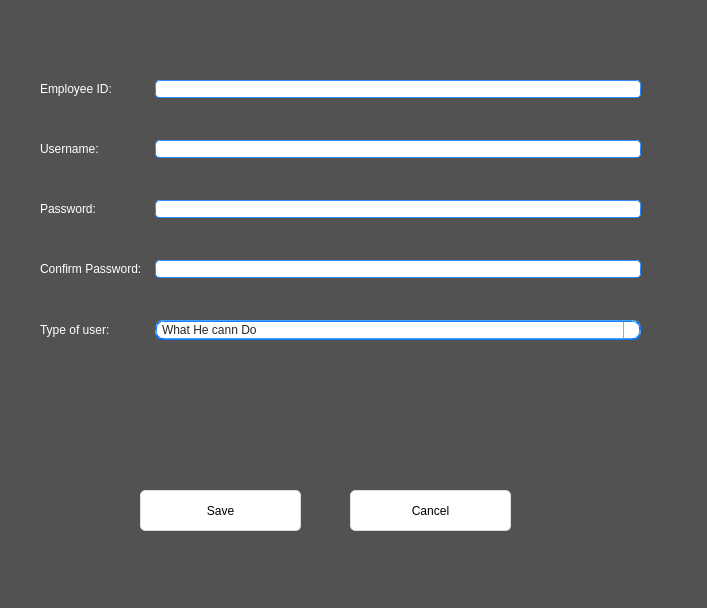
<?xml version="1.0" encoding="UTF-8"?>
<ui version="4.0">
 <class>newuser</class>
 <widget class="QWidget" name="newuser">
  <property name="geometry">
   <rect>
    <x>0</x>
    <y>0</y>
    <width>707</width>
    <height>608</height>
   </rect>
  </property>
  <property name="windowTitle">
   <string>Form</string>
  </property>
  <property name="styleSheet">
   <string notr="true">font: 25 18pt &quot;Bahnschrift Light&quot;;
background:rgb(250, 249, 246);

QLineEdit {
    border-width: 2px;
    border-radius: 8px;
    border-style: solid;
    border-top-color: qlineargradient(spread:pad, x1:0.5, y1:1, x2:0.5, y2:0, stop:0 #c1c9cf, stop:1 #d2d8dd);
    border-right-color: qlineargradient(spread:pad, x1:0, y1:0, x2:1, y2:0, stop:0 #c1c9cf, stop:1 #d2d8dd);
    border-bottom-color: qlineargradient(spread:pad, x1:0.5, y1:0, x2:0.5, y2:1, stop:0 #c1c9cf, stop:1 #d2d8dd);
    border-left-color: qlineargradient(spread:pad, x1:1, y1:0, x2:0, y2:0, stop:0 #c1c9cf, stop:1 #d2d8dd);
    background-color: #f4f4f4;
    color: #3d3d3d;
}
QLineEdit:focus {
    border-width: 2px;
    border-radius: 8px;
    border-style: solid;
    border-top-color: qlineargradient(spread:pad, x1:0.5, y1:1, x2:0.5, y2:0, stop:0 #85b7e3, stop:1 #9ec1db);
    border-right-color: qlineargradient(spread:pad, x1:0, y1:0, x2:1, y2:0, stop:0 #85b7e3, stop:1 #9ec1db);
    border-bottom-color: qlineargradient(spread:pad, x1:0.5, y1:0, x2:0.5, y2:1, stop:0 #85b7e3, stop:1 #9ec1db);
    border-left-color: qlineargradient(spread:pad, x1:1, y1:0, x2:0, y2:0, stop:0 #85b7e3, stop:1 #9ec1db);
    background-color: #f4f4f4;
    color: #3d3d3d;
}
QLineEdit:disabled {
    color: #b9b9b9;
}
QWidget{
background-color:rgb(82, 82, 82);
}
QLabel{
font: 16pt &quot;Arial Rounded MT Bold&quot;;
color: rgb(255,255,255);
}
QPushButton{
	font: 75 11pt &quot;MS Shell Dlg 2&quot;;
	border-style: solid;
	border-top-color: qlineargradient(spread:pad, x1:0.5, y1:1, x2:0.5, y2:0, stop:0 rgb(215, 215, 215), stop:1 rgb(222, 222, 222));
	border-right-color: qlineargradient(spread:pad, x1:0, y1:0.5, x2:1, y2:0.5, stop:0 rgb(217, 217, 217), stop:1 rgb(227, 227, 227));
	border-left-color: qlineargradient(spread:pad, x1:0, y1:0.5, x2:1, y2:0.5, stop:0 rgb(227, 227, 227), stop:1 rgb(217, 217, 217));
	border-bottom-color: qlineargradient(spread:pad, x1:0.5, y1:1, x2:0.5, y2:0, stop:0 rgb(215, 215, 215), stop:1 rgb(222, 222, 222));
	border-width: 1px;
	border-radius: 5px;
	color: rgb(0,0,0);
	padding: 2px;
	background-color: rgb(255,255,255);
}
QPushButton:hover{
	border-style: solid;
	border-top-color: qlineargradient(spread:pad, x1:0.5, y1:1, x2:0.5, y2:0, stop:0 rgb(195, 195, 195), stop:1 rgb(222, 222, 222));
	border-right-color: qlineargradient(spread:pad, x1:0, y1:0.5, x2:1, y2:0.5, stop:0 rgb(197, 197, 197), stop:1 rgb(227, 227, 227));
	border-left-color: qlineargradient(spread:pad, x1:0, y1:0.5, x2:1, y2:0.5, stop:0 rgb(227, 227, 227), stop:1 rgb(197, 197, 197));
	border-bottom-color: qlineargradient(spread:pad, x1:0.5, y1:1, x2:0.5, y2:0, stop:0 rgb(195, 195, 195), stop:1 rgb(222, 222, 222));
	border-width: 1px;
	border-radius: 5px;
	color: rgb(0,0,0);
	padding: 2px;
	background-color: rgb(255,255,255);
}
QPushButton:pressed{
	border-style: solid;
	border-top-color: qlineargradient(spread:pad, x1:0.5, y1:1, x2:0.5, y2:0, stop:0 rgb(215, 215, 215), stop:1 rgb(222, 222, 222));
	border-right-color: qlineargradient(spread:pad, x1:0, y1:0.5, x2:1, y2:0.5, stop:0 rgb(217, 217, 217), stop:1 rgb(227, 227, 227));
	border-left-color: qlineargradient(spread:pad, x1:0, y1:0.5, x2:1, y2:0.5, stop:0 rgb(227, 227, 227), stop:1 rgb(217, 217, 217));
	border-bottom-color: qlineargradient(spread:pad, x1:0.5, y1:1, x2:0.5, y2:0, stop:0 rgb(215, 215, 215), stop:1 rgb(222, 222, 222));
	border-width: 1px;
	border-radius: 5px;
	color: rgb(0,0,0);
	padding: 2px;
	background-color: rgb(142,142,142);
}
QPushButton:disabled{
	border-style: solid;
	border-top-color: qlineargradient(spread:pad, x1:0.5, y1:1, x2:0.5, y2:0, stop:0 rgb(215, 215, 215), stop:1 rgb(222, 222, 222));
	border-right-color: qlineargradient(spread:pad, x1:0, y1:0.5, x2:1, y2:0.5, stop:0 rgb(217, 217, 217), stop:1 rgb(227, 227, 227));
	border-left-color: qlineargradient(spread:pad, x1:0, y1:0.5, x2:1, y2:0.5, stop:0 rgb(227, 227, 227), stop:1 rgb(217, 217, 217));
	border-bottom-color: qlineargradient(spread:pad, x1:0.5, y1:1, x2:0.5, y2:0, stop:0 rgb(215, 215, 215), stop:1 rgb(222, 222, 222));
	border-width: 1px;
	border-radius: 5px;
	color: #808086;
	padding: 2px;
	background-color: rgb(142,142,142);
}</string>
  </property>
  <widget class="QPushButton" name="save_btn">
   <property name="geometry">
    <rect>
     <x>140</x>
     <y>490</y>
     <width>161</width>
     <height>41</height>
    </rect>
   </property>
   <property name="styleSheet">
    <string notr="true">QPushButton{
	font: 25 18pt &quot;Bahnschrift Light&quot;;
	border-style: solid;
	border-top-color: qlineargradient(spread:pad, x1:0.5, y1:1, x2:0.5, y2:0, stop:0 rgb(215, 215, 215), stop:1 rgb(222, 222, 222));
	border-right-color: qlineargradient(spread:pad, x1:0, y1:0.5, x2:1, y2:0.5, stop:0 rgb(217, 217, 217), stop:1 rgb(227, 227, 227));
	border-left-color: qlineargradient(spread:pad, x1:0, y1:0.5, x2:1, y2:0.5, stop:0 rgb(227, 227, 227), stop:1 rgb(217, 217, 217));
	border-bottom-color: qlineargradient(spread:pad, x1:0.5, y1:1, x2:0.5, y2:0, stop:0 rgb(215, 215, 215), stop:1 rgb(222, 222, 222));
	border-width: 1px;
	border-radius: 5px;
	color: rgb(0,0,0);
	padding: 2px;
	background-color: rgb(255,255,255);
}
QPushButton:hover{
	border-style: solid;
	border-top-color: qlineargradient(spread:pad, x1:0.5, y1:1, x2:0.5, y2:0, stop:0 rgb(195, 195, 195), stop:1 rgb(222, 222, 222));
	border-right-color: qlineargradient(spread:pad, x1:0, y1:0.5, x2:1, y2:0.5, stop:0 rgb(197, 197, 197), stop:1 rgb(227, 227, 227));
	border-left-color: qlineargradient(spread:pad, x1:0, y1:0.5, x2:1, y2:0.5, stop:0 rgb(227, 227, 227), stop:1 rgb(197, 197, 197));
	border-bottom-color: qlineargradient(spread:pad, x1:0.5, y1:1, x2:0.5, y2:0, stop:0 rgb(195, 195, 195), stop:1 rgb(222, 222, 222));
	border-width: 1px;
	border-radius: 5px;
	color: rgb(0,0,0);
	padding: 2px;
	background-color: rgb(255,255,255);
}
QPushButton:pressed{
	border-style: solid;
	border-top-color: qlineargradient(spread:pad, x1:0.5, y1:1, x2:0.5, y2:0, stop:0 rgb(215, 215, 215), stop:1 rgb(222, 222, 222));
	border-right-color: qlineargradient(spread:pad, x1:0, y1:0.5, x2:1, y2:0.5, stop:0 rgb(217, 217, 217), stop:1 rgb(227, 227, 227));
	border-left-color: qlineargradient(spread:pad, x1:0, y1:0.5, x2:1, y2:0.5, stop:0 rgb(227, 227, 227), stop:1 rgb(217, 217, 217));
	border-bottom-color: qlineargradient(spread:pad, x1:0.5, y1:1, x2:0.5, y2:0, stop:0 rgb(215, 215, 215), stop:1 rgb(222, 222, 222));
	border-width: 1px;
	border-radius: 5px;
	color: rgb(0,0,0);
	padding: 2px;
	background-color: rgb(142,142,142);
}
QPushButton:disabled{
	border-style: solid;
	border-top-color: qlineargradient(spread:pad, x1:0.5, y1:1, x2:0.5, y2:0, stop:0 rgb(215, 215, 215), stop:1 rgb(222, 222, 222));
	border-right-color: qlineargradient(spread:pad, x1:0, y1:0.5, x2:1, y2:0.5, stop:0 rgb(217, 217, 217), stop:1 rgb(227, 227, 227));
	border-left-color: qlineargradient(spread:pad, x1:0, y1:0.5, x2:1, y2:0.5, stop:0 rgb(227, 227, 227), stop:1 rgb(217, 217, 217));
	border-bottom-color: qlineargradient(spread:pad, x1:0.5, y1:1, x2:0.5, y2:0, stop:0 rgb(215, 215, 215), stop:1 rgb(222, 222, 222));
	border-width: 1px;
	border-radius: 5px;
	color: #808086;
	padding: 2px;
	background-color: rgb(142,142,142);
}</string>
   </property>
   <property name="text">
    <string>Save</string>
   </property>
  </widget>
  <widget class="QPushButton" name="cancel_btn">
   <property name="geometry">
    <rect>
     <x>350</x>
     <y>490</y>
     <width>161</width>
     <height>41</height>
    </rect>
   </property>
   <property name="styleSheet">
    <string notr="true">QPushButton{
	font: 25 18pt &quot;Bahnschrift Light&quot;;
	border-style: solid;
	border-top-color: qlineargradient(spread:pad, x1:0.5, y1:1, x2:0.5, y2:0, stop:0 rgb(215, 215, 215), stop:1 rgb(222, 222, 222));
	border-right-color: qlineargradient(spread:pad, x1:0, y1:0.5, x2:1, y2:0.5, stop:0 rgb(217, 217, 217), stop:1 rgb(227, 227, 227));
	border-left-color: qlineargradient(spread:pad, x1:0, y1:0.5, x2:1, y2:0.5, stop:0 rgb(227, 227, 227), stop:1 rgb(217, 217, 217));
	border-bottom-color: qlineargradient(spread:pad, x1:0.5, y1:1, x2:0.5, y2:0, stop:0 rgb(215, 215, 215), stop:1 rgb(222, 222, 222));
	border-width: 1px;
	border-radius: 5px;
	color: rgb(0,0,0);
	padding: 2px;
	background-color: rgb(255,255,255);
}
QPushButton:hover{
	border-style: solid;
	border-top-color: qlineargradient(spread:pad, x1:0.5, y1:1, x2:0.5, y2:0, stop:0 rgb(195, 195, 195), stop:1 rgb(222, 222, 222));
	border-right-color: qlineargradient(spread:pad, x1:0, y1:0.5, x2:1, y2:0.5, stop:0 rgb(197, 197, 197), stop:1 rgb(227, 227, 227));
	border-left-color: qlineargradient(spread:pad, x1:0, y1:0.5, x2:1, y2:0.5, stop:0 rgb(227, 227, 227), stop:1 rgb(197, 197, 197));
	border-bottom-color: qlineargradient(spread:pad, x1:0.5, y1:1, x2:0.5, y2:0, stop:0 rgb(195, 195, 195), stop:1 rgb(222, 222, 222));
	border-width: 1px;
	border-radius: 5px;
	color: rgb(0,0,0);
	padding: 2px;
	background-color: rgb(255,255,255);
}
QPushButton:pressed{
	border-style: solid;
	border-top-color: qlineargradient(spread:pad, x1:0.5, y1:1, x2:0.5, y2:0, stop:0 rgb(215, 215, 215), stop:1 rgb(222, 222, 222));
	border-right-color: qlineargradient(spread:pad, x1:0, y1:0.5, x2:1, y2:0.5, stop:0 rgb(217, 217, 217), stop:1 rgb(227, 227, 227));
	border-left-color: qlineargradient(spread:pad, x1:0, y1:0.5, x2:1, y2:0.5, stop:0 rgb(227, 227, 227), stop:1 rgb(217, 217, 217));
	border-bottom-color: qlineargradient(spread:pad, x1:0.5, y1:1, x2:0.5, y2:0, stop:0 rgb(215, 215, 215), stop:1 rgb(222, 222, 222));
	border-width: 1px;
	border-radius: 5px;
	color: rgb(0,0,0);
	padding: 2px;
	background-color: rgb(142,142,142);
}
QPushButton:disabled{
	border-style: solid;
	border-top-color: qlineargradient(spread:pad, x1:0.5, y1:1, x2:0.5, y2:0, stop:0 rgb(215, 215, 215), stop:1 rgb(222, 222, 222));
	border-right-color: qlineargradient(spread:pad, x1:0, y1:0.5, x2:1, y2:0.5, stop:0 rgb(217, 217, 217), stop:1 rgb(227, 227, 227));
	border-left-color: qlineargradient(spread:pad, x1:0, y1:0.5, x2:1, y2:0.5, stop:0 rgb(227, 227, 227), stop:1 rgb(217, 217, 217));
	border-bottom-color: qlineargradient(spread:pad, x1:0.5, y1:1, x2:0.5, y2:0, stop:0 rgb(215, 215, 215), stop:1 rgb(222, 222, 222));
	border-width: 1px;
	border-radius: 5px;
	color: #808086;
	padding: 2px;
	background-color: rgb(142,142,142);
}</string>
   </property>
   <property name="text">
    <string>Cancel</string>
   </property>
  </widget>
  <widget class="QWidget" name="">
   <property name="geometry">
    <rect>
     <x>40</x>
     <y>80</y>
     <width>601</width>
     <height>401</height>
    </rect>
   </property>
   <layout class="QFormLayout" name="formLayout">
    <property name="horizontalSpacing">
     <number>13</number>
    </property>
    <property name="verticalSpacing">
     <number>42</number>
    </property>
    <property name="leftMargin">
     <number>0</number>
    </property>
    <property name="bottomMargin">
     <number>2</number>
    </property>
    <item row="0" column="0">
     <widget class="QLabel" name="label">
      <property name="text">
       <string>Employee ID:</string>
      </property>
     </widget>
    </item>
    <item row="0" column="1">
     <widget class="QLineEdit" name="id_line">
      <property name="styleSheet">
       <string notr="true">
border-width: 1px; border-radius: 4px;
background-color: rgb(255, 255, 255);
	border-style: solid;
	border-color: qlineargradient(spread:pad, x1:0.5, y1:1, x2:0.5, y2:0, stop:0 rgba(0, 113, 255, 255), stop:1 rgba(91, 171, 252, 255));</string>
      </property>
     </widget>
    </item>
    <item row="1" column="0">
     <widget class="QLabel" name="label_2">
      <property name="text">
       <string>Username:</string>
      </property>
     </widget>
    </item>
    <item row="1" column="1">
     <widget class="QLineEdit" name="user_line">
      <property name="styleSheet">
       <string notr="true">
border-width: 1px; border-radius: 4px;
background-color: rgb(255, 255, 255);
	border-style: solid;
	border-color: qlineargradient(spread:pad, x1:0.5, y1:1, x2:0.5, y2:0, stop:0 rgba(0, 113, 255, 255), stop:1 rgba(91, 171, 252, 255));</string>
      </property>
     </widget>
    </item>
    <item row="2" column="0">
     <widget class="QLabel" name="label_4">
      <property name="text">
       <string>Password:</string>
      </property>
     </widget>
    </item>
    <item row="2" column="1">
     <widget class="QLineEdit" name="pass_line">
      <property name="styleSheet">
       <string notr="true">
border-width: 1px; border-radius: 4px;
background-color: rgb(255, 255, 255);
	border-style: solid;
	border-color: qlineargradient(spread:pad, x1:0.5, y1:1, x2:0.5, y2:0, stop:0 rgba(0, 113, 255, 255), stop:1 rgba(91, 171, 252, 255));</string>
      </property>
     </widget>
    </item>
    <item row="3" column="0">
     <widget class="QLabel" name="label_5">
      <property name="text">
       <string>Confirm Password:</string>
      </property>
     </widget>
    </item>
    <item row="3" column="1">
     <widget class="QLineEdit" name="confirmpass_line">
      <property name="styleSheet">
       <string notr="true">
border-width: 1px; border-radius: 4px;
background-color: rgb(255, 255, 255);
	border-style: solid;
	border-color: qlineargradient(spread:pad, x1:0.5, y1:1, x2:0.5, y2:0, stop:0 rgba(0, 113, 255, 255), stop:1 rgba(91, 171, 252, 255));</string>
      </property>
     </widget>
    </item>
    <item row="4" column="0">
     <widget class="QLabel" name="label_3">
      <property name="text">
       <string>Type of user:</string>
      </property>
     </widget>
    </item>
    <item row="4" column="1">
     <widget class="QComboBox" name="type_combo">
      <property name="styleSheet">
       <string notr="true">QComboBox {
    border-width: 2px;
    border-radius: 8px;
    border-style: solid;
   border-style: solid;
	border-color: qlineargradient(spread:pad, x1:0.5, y1:1, x2:0.5, y2:0, stop:0 rgba(0, 113, 255, 255), stop:1 rgba(91, 171, 252, 255));
    background-color: #f4f4f4;
    color: #272727;
    padding-left: 5px;
background-image : url(&quot;D/ahmos/Desktop/senior proj 222/go-down.png&quot;);
}
QComboBox:editable, QComboBox:!editable, QComboBox::drop-down:editable, QComboBox:!editable:on, QComboBox::drop-down:editable:on {
    background: #ffffff;
}
QComboBox::drop-down {
    subcontrol-origin: padding;
    subcontrol-position: top right;
    width: 15px;
    color: #272727;
    border-left-width: 1px;
    border-left-color: darkgray;
    border-left-style: solid;
    border-top-right-radius: 3px;
    border-bottom-right-radius: 3px;
}


QComboBox::down-arrow:on {
image: url(/D/ahmos/Desktop/senior proj 222/go-down.png);
    top: 1px;
    left: 1px;
}
QComboBox QAbstractItemView {
    border: 1px solid darkgray;
    border-radius: 8px;
    selection-background-color: #dadada;
    selection-color: #272727;
    color: #272727;
    background: white;
}</string>
      </property>
      <property name="placeholderText">
       <string>What He cann Do</string>
      </property>
      <property name="frame">
       <bool>true</bool>
      </property>
      <item>
       <property name="text">
        <string>Admin</string>
       </property>
      </item>
      <item>
       <property name="text">
        <string>Operator</string>
       </property>
      </item>
     </widget>
    </item>
   </layout>
  </widget>
 </widget>
 <resources/>
 <connections/>
</ui>
